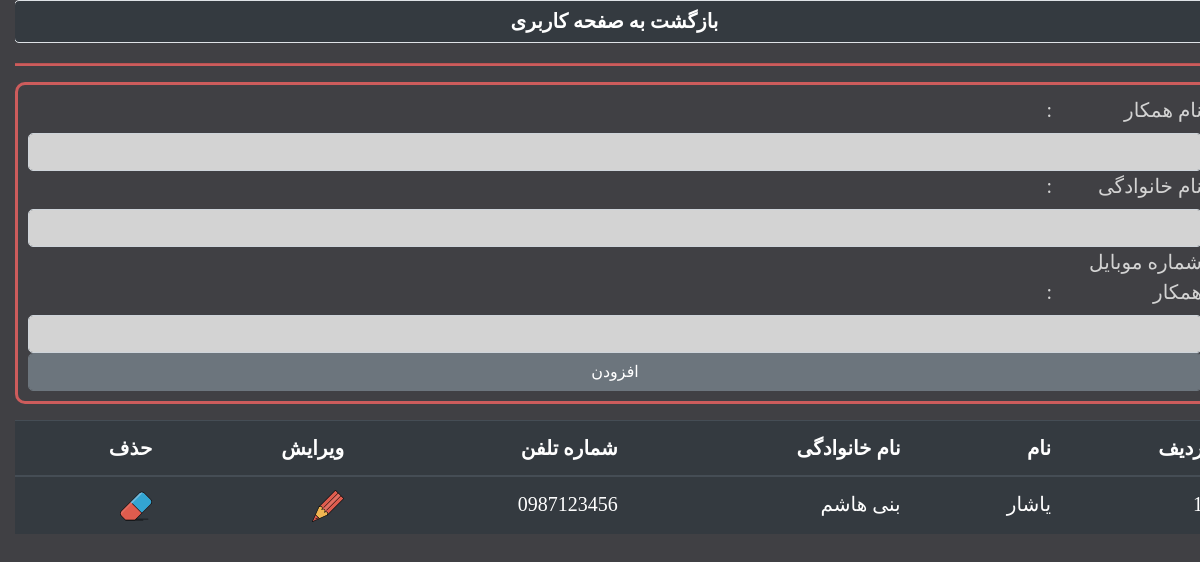
Page /pages/addtea.php on the committed database.
### tables this page shows
CREATE TABLE `tblteacher` (
  `teacher_id` int(100) NOT NULL,
  `tname` varchar(20) NOT NULL,
  `tfamily` varchar(50) NOT NULL,
  `tmobile` varchar(11) NOT NULL
);

### pages/addtea.php (the view, shortened to what this page needs)
<!doctype html>
<html lang="en">
<head>
    <link href="../css/bootstrap.css" rel="stylesheet">
    <link href="../css/custom.css" rel="stylesheet">
</head>
<body dir="rtl">
<a href="userspanel.php" class="page-link bazgasht" >بازگشت به صفحه کاربری</a>
<hr>
<div class="row">
    <div class="container-fluid" id="div_bala">
        <form action="" method="post" id="frm" class="form-group">
            <label>نام همکار</label>:<input type="text" id="dokme" class="form-control" name="tea_name">
            <label>نام خانوادگی</label>:<input type="text" id="dokme" class="form-control" name="tea_family">
            <label>شماره موبایل همکار</label>:<input type="text" name="tea_mobile" id="dokme" class="form-control">
            <input type="submit" value="افزودن" name="sub_tea" id="sub" class="btn btn-secondary form-control">
        </form>
    </div>
</div>
<table dir="rtl" class="table table-dark">
    <thead>
    <tr>
        <th>ردیف</th>
        <th>نام</th>
        <th>نام خانوادگی</th>
        <th>شماره تلفن</th>
        <th>ویرایش</th>
        <th>حذف</th>
    </tr>
    </thead>
    <?php
    include '../funcs/connection.php';
    $sql_select = "select * from tblteacher";
    $sql_select_pre = $db->prepare($sql_select);
    $sql_select_pre->execute();
    $i = 1;
    while ($row = $sql_select_pre->fetch(PDO::FETCH_ASSOC)) {
        echo ' <tr>
       <td>'.$i.'</td>
        <td>'.$row['tname'].'</td>
        <td>'.$row['tfamily'].'</td>
        <td>'.$row['tmobile'].'</td>
        <td><a class="tag" href="edit.php?id='.$row['teacher_id'].'"><img src="../img/icons/pencil.png"></a></td>
        <td><a class="tag" href="del.php?id='.$row['teacher_id'].'"><img src="../img/icons/garbage.png"></a></td>
          </tr>';
        $i++;}
    ?>
</table>
</body>
</html>

### css/custom.css (style rules this page uses)
body { font-family: "Adobe Naskh Medium"; font-size: 20px; background-color: #404044; color:lightgray; }
#frm { padding: 10px; text-align: right; border-color: indianred; border-radius: 10px; border-style: solid; border-width: medium; }
#frm label { width: 150px; }
#dokme { border-radius: 5px; background-color: lightgray; }
#sub { border-radius: 5px; }
.bazgasht { color: white; text-align: center; margin-bottom: 20px; }
.page-link { background: -webkit-linear-gradient(left,#343A40, indianred,indianred, #343A40); }
.tag { color: indianred; }
hr { background-color: indianred; height: 2px }
table { text-align: right }

### rows in the picture
tblteacher: tname "یاشار", tfamily "بنی هاشم", tmobile "0987123456"
